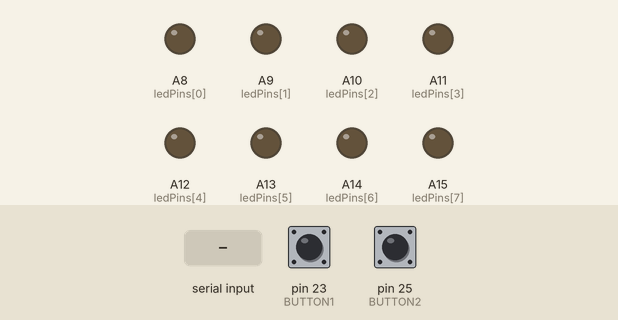
A program run on a simulated Arduino Mega 2560, built with avr-gcc and run on an emulated ATmega2560. On the bench: output pins drawn as LEDs (lit = HIGH). The inputs (shaded band) are chosen by the test bench; at power-on: pin 23 (BUTTON1) HIGH, pin 25 (BUTTON2) HIGH.

Above: at 1.2 s.
1.3 s: "1" received over Serial
At 1.8 s:
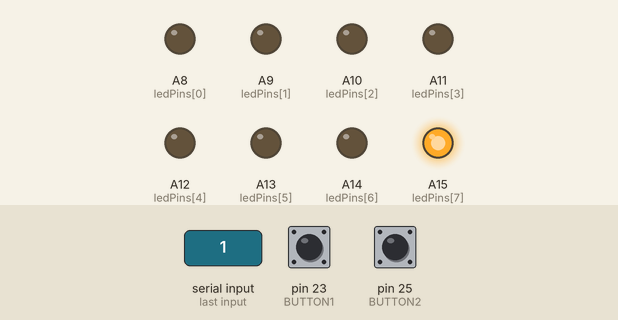
At 2.5 s:
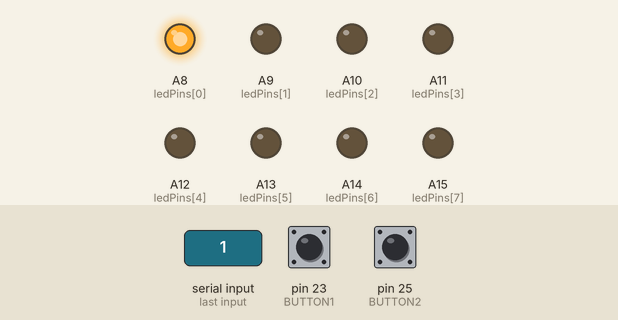
4.3 s: "2" received over Serial
At 7.4 s:
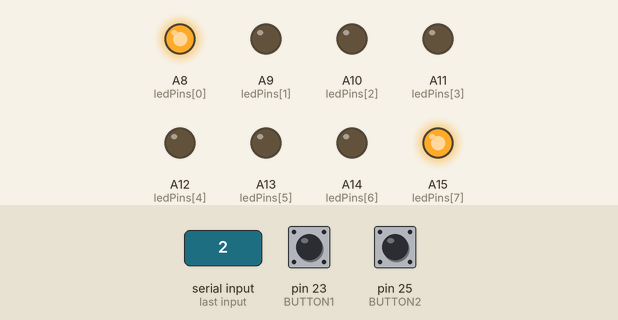
Timing chart, 0 to 11.2 s (numbered marks = the images above; inputs shaded):
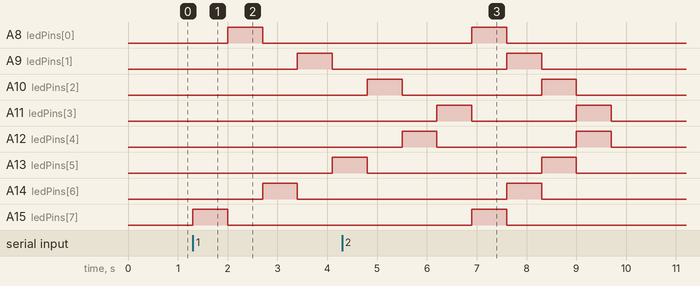

Measured:
- after the input at 1.3 s, A8 (ledPins[0]): LOW → HIGH after 0.70 s, → LOW 0.70 s later; A9 (ledPins[1]): LOW → HIGH after 2.1 s, → LOW 0.70 s later; A13 (ledPins[5]): LOW → HIGH after 2.8 s; A14 (ledPins[6]): LOW → HIGH after 1.4 s, → LOW 0.70 s later; A15 (ledPins[7]): LOW → HIGH at once, → LOW 0.70 s later
- after the input at 4.3 s, A8 (ledPins[0]), A15 (ledPins[7]): LOW → HIGH after 2.6 s, → LOW 0.70 s later; A9 (ledPins[1]), A14 (ledPins[6]): LOW → HIGH after 3.3 s, → LOW 0.70 s later
- by itself, A10 (ledPins[2]), A12 (ledPins[4]): alternates HIGH for 0.70 s and LOW for 2.8 s, 4 changes in all, then stays LOW
- by itself, A11 (ledPins[3]): alternates HIGH for 0.70 s and LOW for 2.1 s, 4 changes in all, then stays LOW

The program:

main.cpp
```cpp
#include <Arduino.h>

#define DELAY_MS 700
#define BUTTON1 23
#define BUTTON2 25
#define LEDS_NUMBER 8

const int ledPins[] = {A8, A9, A10, A11, A12, A13, A14, A15};

inline void turnOnLedsLightShowAlgortihm1(const int& msDelay);
inline void turnOnLedsLightShowAlgortihm2(const int& msDelay);
inline void sendAlgorithm1ToSerial(const int& msDelay);
inline void sendAlgorithm2ToSerial(const int& msDelay);

void setup() {
  for (auto& ledPin : ledPins) {
    pinMode(ledPin, OUTPUT);
  }
  pinMode(BUTTON1, INPUT_PULLUP);
  pinMode(BUTTON2, INPUT_PULLUP);

  Serial.begin(9600);
}

void loop() {
  if (Serial.available() > 0) {
    switch (Serial.read()) {

    case '1':
      turnOnLedsLightShowAlgortihm1(DELAY_MS);
      break;

    case '2':
      turnOnLedsLightShowAlgortihm2(DELAY_MS);
      break;
    }
  }
  if (!digitalRead(BUTTON1)) {
    sendAlgorithm1ToSerial(DELAY_MS);
    delay(50);
  }
  if (!digitalRead(BUTTON2)) {
    sendAlgorithm2ToSerial(DELAY_MS);
    delay(50);
  }
}

inline void turnOnLedsLightShowAlgortihm1(const int& msDelay) {
  for (int led = 0; led < LEDS_NUMBER / 2; led++) {
    digitalWrite(ledPins[LEDS_NUMBER - 1 - led], HIGH);
    delay(msDelay);
    digitalWrite(ledPins[LEDS_NUMBER - 1 - led], LOW);

    digitalWrite(ledPins[led], HIGH);
    delay(msDelay);
    digitalWrite(ledPins[led], LOW);
  }
}

inline void turnOnLedsLightShowAlgortihm2(const int& msDelay) {
  for (int led = 0; led < LEDS_NUMBER / 2; led++) {
    digitalWrite(ledPins[led], HIGH);
    digitalWrite(ledPins[LEDS_NUMBER - 1 - led], HIGH);
    delay(msDelay);
    digitalWrite(ledPins[led], LOW);
    digitalWrite(ledPins[LEDS_NUMBER - 1 - led], LOW);
  }
}

inline void sendAlgorithm1ToSerial(const int& msDelay) {
  String data = "";
  for (int led = 0; led < LEDS_NUMBER / 2; led++) {
    data += String(ledPins[LEDS_NUMBER - 1 - led]) + ",";
    data += String(ledPins[led]) + ",";
  }
  data += String(DELAY_MS) + ",";
  data += String(1);
  Serial.println(data);
}

inline void sendAlgorithm2ToSerial(const int& msDelay) {
  String data = "";
  for (int led = 0; led < LEDS_NUMBER / 2; led++) {
    data += String(ledPins[led]) + ",";
    data += String(ledPins[LEDS_NUMBER - 1 - led]) + ",";
  }
  data += String(DELAY_MS) + ",";
  data += String(2);
  Serial.println(data);
}
```
